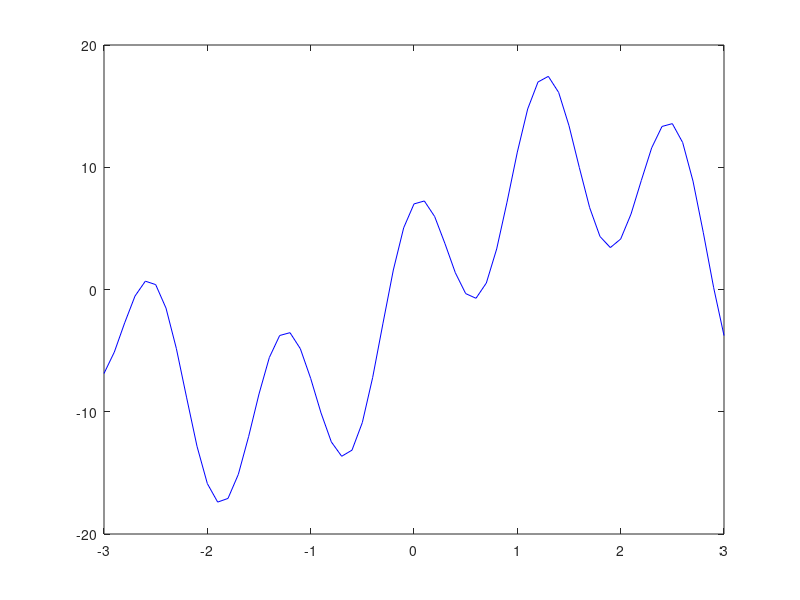

MATLAB code to generate this figure: (Note: this script raises an error after producing the figure.)
%% 参数初始化
%% 绘制函数的图形
x = -3:0.1:3;
y = 11*sin(x) + 7*cos(5*x);
figure
plot(x,y,'b-')
hold on
narvs = 1; % 变量个数
T0 = 100;   % 初始温度
T = T0; % 迭代中温度会发生改变，第一次迭代时温度就是T0
maxgen = 200;  % 最大迭代次数
Lk = 100;  % 每个温度下的迭代次数
alfa = 0.95;  % 温度衰减系数
x_lb = -3; % x的下界
x_ub = 3; % x的上界
 
%%  随机生成一个初始解
x0 = zeros(1,narvs);
for i = 1: narvs
    x0(i) = x_lb(i) + (x_ub(i)-x_lb(i))*rand(1);    
end
y0 = Obj_fun1(x0); % 计算当前解的函数值
h = scatter(x0,y0,'*r');  % scatter是绘制二维散点图的函数（这里返回h是为了得到图形的句柄，未来我们对其位置进行更新）
 
%% 定义一些保存中间过程的量，方便输出结果和画图
max_y = y0;     % 初始化找到的最佳的解对应的函数值为y0
MAXY = zeros(maxgen,1); % 记录每一次外层循环结束后找到的max_y (方便画图）
 
%% 模拟退火过程
for iter = 1 : maxgen  % 外循环, 我这里采用的是指定最大迭代次数
    for i = 1 : Lk  % 内循环，在每个温度下开始迭代
        y = randn(1,narvs);  % 生成1行narvs列的N(0,1)随机数
        z = y / sqrt(sum(y.^2)); % 根据新解的产生规则计算z
        x_new = x0 + z*T; % 根据新解的产生规则计算x_new的值
        % 如果这个新解的位置超出了定义域，就对其进行调整
        for j = 1: narvs
            if x_new(j) < x_lb(j)
                r = rand(1);
                x_new(j) = r*x_lb(j)+(1-r)*x0(j);
            elseif x_new(j) > x_ub(j)
                r = rand(1);
                x_new(j) = r*x_ub(j)+(1-r)*x0(j);
            end
        end
        x1 = x_new;    % 将调整后的x_new赋值给新解x1
        y1 = Obj_fun1(x1);  % 计算新解的函数值
        if y1 > y0    % 如果新解函数值大于当前解的函数值
            x0 = x1; % 更新当前解为新解
            y0 = y1;
        else
            p = exp(-(y0 - y1)/T); % 根据Metropolis准则计算一个概率
            if rand(1) < p   % 生成一个随机数和这个概率比较，如果该随机数小于这个概率
                x0 = x1; % 更新当前解为新解
                y0 = y1;
            end
        end
        % 判断是否要更新找到的最佳的解
        if y0 > max_y  % 如果当前解更好，则对其进行更新
            max_y = y0;  % 更新最大的y
            best_x = x0;  % 更新找到的最好的x
        end
    end
    MAXY(iter) = max_y; % 保存本轮外循环结束后找到的最大的y
    T = alfa*T;   % 温度下降
    pause(0.01)  % 暂停一段时间(单位：秒)后再接着画图
    h.XData = x0;  % 更新散点图句柄的x轴的数据（此时解的位置在图上发生了变化）
    h.YData = Obj_fun1(x0); % 更新散点图句柄的y轴的数据（此时解的位置在图上发生了变化）
end
 
disp('最佳的位置是：'); disp(best_x)
disp('此时最优值是：'); disp(max_y)
 
pause(0.5)
h.XData = [];  h.YData = [];  % 将原来的散点删除
scatter(best_x,max_y,'*r');  % 在最大值处重新标上散点
title(['模拟退火找到的最大值为', num2str(max_y)])  % 加上图的标题
 
%% 画出每次迭代后找到的最大y的图形
figure
plot(1:maxgen,MAXY,'b-');
xlabel('迭代次数');
ylabel('y的值');